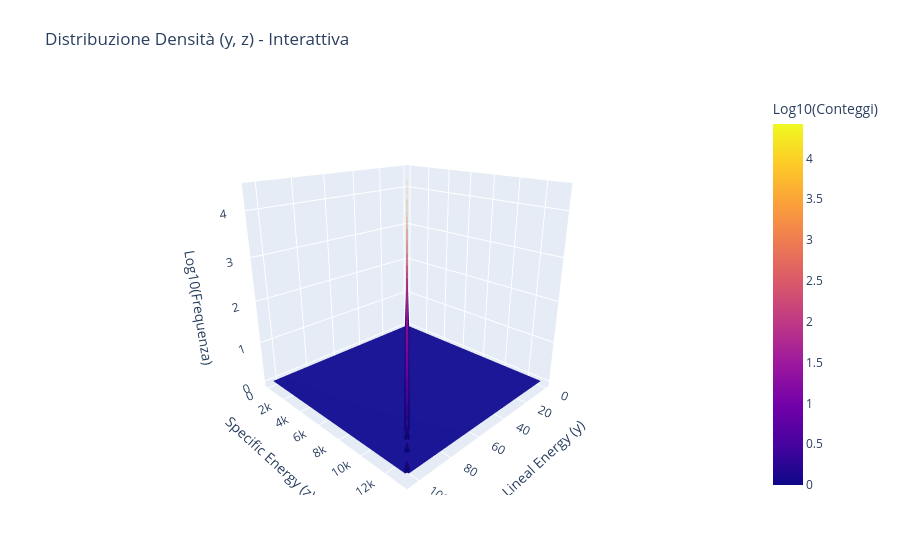

Notebook code for this chart:
### Code cell
import uproot
import numpy as np
import plotly.graph_objects as go

# 1. Caricamento dati (identico alla tua versione)
file = uproot.open("build/yz.root")
tree = file["yz;1"]
y = tree["y"].array(library="np")
z = tree["z"].array(library="np")

# 2. Istogramma 2D (Aumentiamo binnaggio a 100)
bins_n = 100
hist, xedges, yedges = np.histogram2d(y, z, bins=bins_n)

# 3. Preparazione per la Surface
x_centers = (xedges[:-1] + xedges[1:]) / 2
y_centers = (yedges[:-1] + yedges[1:]) / 2
Z = np.log10(hist.T + 1)  # Log scale come nella tua versione

# 4. Creazione del plot interattivo con Plotly
fig = go.Figure(data=[go.Surface(
    z=Z, 
    x=x_centers, 
    y=y_centers, 
    colorscale='Plasma',
    colorbar=dict(title='Log10(Conteggi)')
)])

# 5. Aggiustamenti Layout
fig.update_layout(
    title='Distribuzione Densità (y, z) - Interattiva',
    scene=dict(
        xaxis_title='Lineal Energy (y)',
        yaxis_title='Specific Energy (z)',
        zaxis_title='Log10(Frequenza)',
        # Imposta la vista iniziale (opzionale)
        camera=dict(
            eye=dict(x=1.5, y=1.5, z=0.8)
        )
    ),
    autosize=True,
    margin=dict(l=65, r=50, b=65, t=90)
)

fig.show()

### Figure 1 — Plotly figure (JSON) as saved in the notebook; plotly's stock layout.template omitted (floating-point values rounded to 4 significant figures; data arrays with more than 128 entries replaced by an {"elided": "..."} marker saying what was removed)
{"data": [{"colorbar": {"title": {"text": "Log10(Conteggi)"}}, "colorscale": [[0, "#0d0887"], [0.1111, "#46039f"], [0.2222, "#7201a8"], [0.3333, "#9c179e"], [0.4444, "#bd3786"], [0.5556, "#d8576b"], [0.6667, "#ed7953"], [0.7778, "#fb9f3a"], [0.8889, "#fdca26"], [1, "#f0f921"]], "type": "surface", "x": [0.5211, 1.563, 2.605, 3.647, 4.69, 5.732, 6.774, 7.816, 8.858, 9.9, 10.94, 11.98, 13.03, 14.07, 15.11, 16.15, 17.19, 18.24, 19.28, 20.32, 21.36, 22.41, 23.45, 24.49, 25.53, 26.57, 27.62, 28.66, 29.7, 30.74, 31.78, 32.83, 33.87, 34.91, 35.95, 37.0, 38.04, 39.08, 40.12, 41.16, 42.21, 43.25, 44.29, 45.33, 46.37, 47.42, 48.46, 49.5, 50.54, 51.58, 52.63, 53.67, 54.71, 55.75, 56.8, 57.84, 58.88, 59.92, 60.96, 62.01, 63.05, 64.09, 65.13, 66.17, 67.22, 68.26, 69.3, 70.34, 71.39, 72.43, 73.47, 74.51, 75.55, 76.6, 77.64, 78.68, 79.72, 80.76, 81.81, 82.85, 83.89, 84.93, 85.97, 87.02, 88.06, 89.1, 90.14, 91.19, 92.23, 93.27, 94.31, 95.35, 96.4, 97.44, 98.48, 99.52, 100.6, 101.6, 102.6, 103.7], "y": [66.43, 199.3, 332.2, 465.0, 597.9, 730.8, 863.6, 996.5, 1129.0, 1262.0, 1395.0, 1528.0, 1661.0, 1794.0, 1927.0, 2059.0, 2192.0, 2325.0, 2458.0, 2591.0, 2724.0, 2857.0, 2990.0, 3122.0, 3255.0, 3388.0, 3521.0, 3654.0, 3787.0, 3920.0, 4052.0, 4185.0, 4318.0, 4451.0, 4584.0, 4717.0, 4850.0, 4983.0, 5115.0, 5248.0, 5381.0, 5514.0, 5647.0, 5780.0, 5913.0, 6045.0, 6178.0, 6311.0, 6444.0, 6577.0, 6710.0, 6843.0, 6976.0, 7108.0, 7241.0, 7374.0, 7507.0, 7640.0, 7773.0, 7906.0, 8038.0, 8171.0, 8304.0, 8437.0, 8570.0, 8703.0, 8836.0, 8969.0, 9101.0, 9234.0, 9367.0, 9500.0, 9633.0, 9766.0, 9899.0, 10030.0, 10160.0, 10300.0, 10430.0, 10560.0, 10700.0, 10830.0, 10960.0, 11090.0, 11230.0, 11360.0, 11490.0, 11630.0, 11760.0, 11890.0, 12020.0, 12160.0, 12290.0, 12420.0, 12560.0, 12690.0, 12820.0, 12950.0, 13090.0, 13220.0], "z": {"elided": "100x100 float values"}}], "layout": {"autosize": true, "margin": {"b": 65, "l": 65, "r": 50, "t": 90}, "scene": {"camera": {"eye": {"x": 1.5, "y": 1.5, "z": 0.8}}, "xaxis": {"title": {"text": "Lineal Energy (y)"}}, "yaxis": {"title": {"text": "Specific Energy (z)"}}, "zaxis": {"title": {"text": "Log10(Frequenza)"}}}, "title": {"text": "Distribuzione Densità (y, z) - Interattiva"}}}
